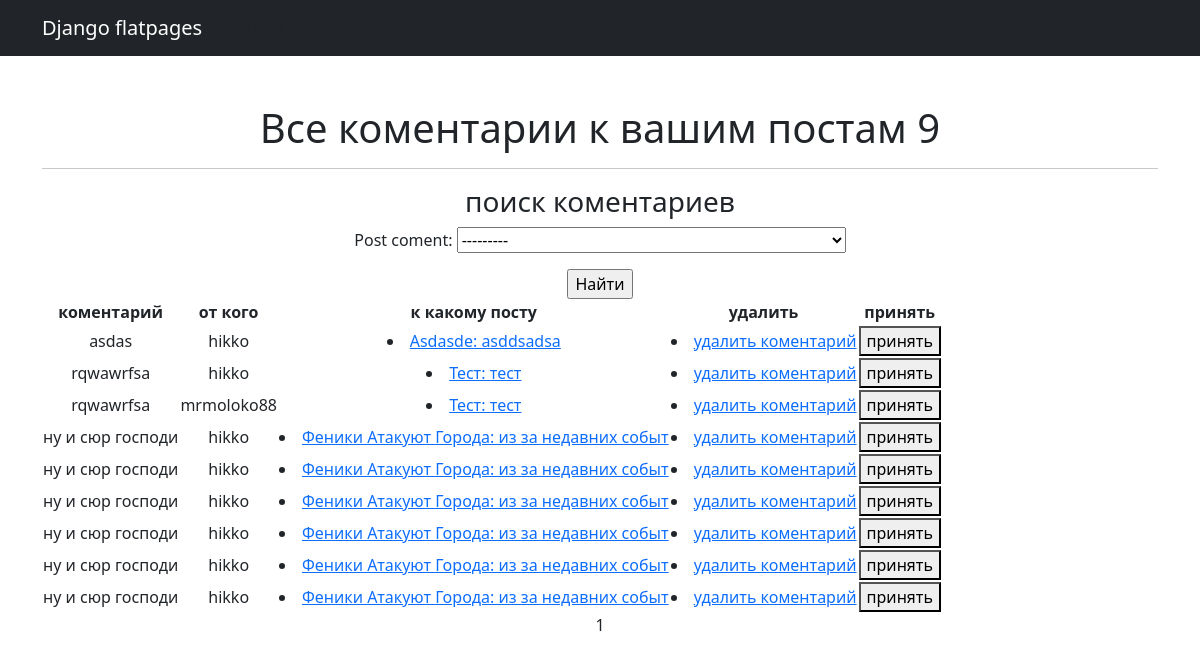
/noticeboard/urcomit/ (signed in), run on an earlier commit of the app's database.
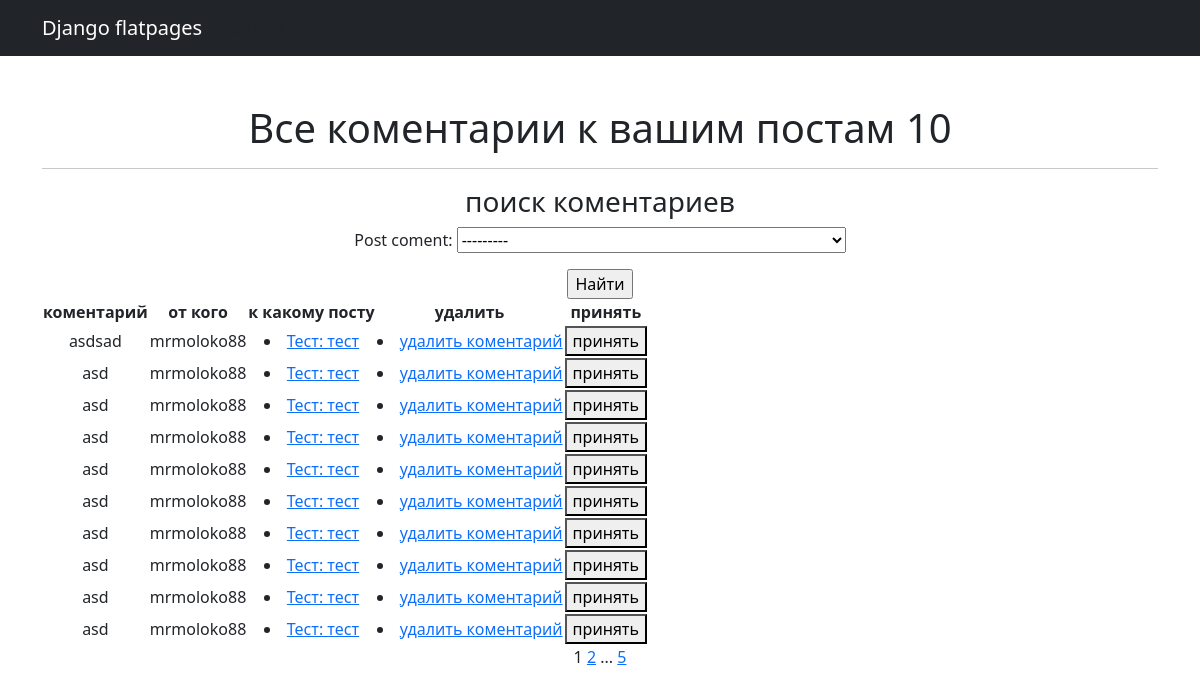
And on a later commit of the database.
### noticeboard/models.py (models this page shows, shortened)
class Coment(models.Model):
    post_coment = models.ForeignKey(Post, on_delete=models.CASCADE)
    user_coment = models.ForeignKey(User, on_delete=models.CASCADE)
    coment_text = models.TextField(max_length=3000)
    date_time = models.DateTimeField(auto_now_add=True)
    status = models.BooleanField(default=False)

class Post(models.Model):
    post_Author = models.ForeignKey(User, on_delete=models.CASCADE)
    data_time = models.DateTimeField(auto_now_add=True)
    category = models.ManyToManyField(Category, through='PostCategory')
    header = models.CharField(max_length=50)
    text = models.TextField(max_length=3000)
    image = models.ImageField(upload_to='images/')
    def __str__(self):
        return f'{self.header.title()}: {self.text[:20]}'
    def get_url(self):
        return f'/noticeboard/{self.id}'

### noticeboard/views.py (the view, shortened to what this page needs)
# urls.py: path('urcomit/', Comituser.as_view(), name='urcomit'),
class Comituser(LoginRequiredMixin, ListView):
    model = Coment
    ordering = '-id'
    template_name = 'comituser.html'
    context_object_name = 'comit'
    paginate_by = 10
    def get_queryset(self):
        queryset = super().get_queryset()
        self.filterset = NewsFilter(self.request.GET, queryset)
        return self.filterset.qs
    def get_context_data(self, **kwargs):
        context = super().get_context_data(**kwargs)
        context['filterset'] = self.filterset
        return context

### templates/comituser.html (shortened to what this page needs)
{% extends 'flatpages/default.html' %}
{% block content %}
<h1>Все коментарии к вашим постам {{comit|length}}</h1>
<hr>
<h3>поиск коментариев</h3>
<form action="" method="get">
    {{ filterset.form.as_p }}
    <input type="submit" value="Найти"/>
</form>
{% if comit%}
<table>
    <tr>
        <td><strong>коментарий</strong></td>
        <td><strong>от кого</strong></td>
        <td><strong>к какому посту</strong></td>
        <td><strong>удалить</strong></td>
        <td><strong>принять</strong></td>
    </tr>
    {% for com in comit%}
    <tr>
        <td>{{ com.coment_text}}</td>
        <td>{{ com.user_coment}}</td>
        <td>
            <li><a href="http://127.0.0.1:8000/{{ com.post_coment.get_url }}">{{com.post_coment}}</a></li>
        </td>
        <td>
            <li><a href="http://127.0.0.1:8000/noticeboard/urcomit/{{ com.pk}}/del">удалить коментарий</a></li>
        </td>
        <td>{{com.prinit}}
            <button name="confirm" value="confirmed">принять</button></td>
    </tr>
    {% endfor %}
</table>
{% else %}
<h1>коментариев нет</h1>
{%endif%}
{{ page_obj.number }}
{% if page_obj.has_next %}
<a href="?page={{ page_obj.next_page_number }}">{{ page_obj.next_page_number }}</a>
{% if paginator.num_pages != page_obj.next_page_number %}
...
<a href="?page={{ page_obj.paginator.num_pages }}">{{ page_obj.paginator.num_pages }}</a>
{% endif %}
{% endif %}
{% endblock content %}

What changed in the data, as far as the page shows it:
removed Coment: coment_text "asdas", user_coment "hikko", post_coment "Asdasde: asddsadsa"
no longer on this page (row unchanged): Coment: coment_text "rqwawrfsa", user_coment "hikko", post_coment "Тест: тест"
no longer on this page (row unchanged): Coment: coment_text "rqwawrfsa", user_coment "mrmoloko88", post_coment "Тест: тест"
removed Coment: coment_text "ну и сюр господи", user_coment "hikko", post_coment "Феники Атакуют Города: из за недавних событ"
removed Coment: coment_text "ну и сюр господи", user_coment "hikko", post_coment "Феники Атакуют Города: из за недавних событ"
removed Coment: coment_text "ну и сюр господи", user_coment "hikko", post_coment "Феники Атакуют Города: из за недавних событ"
removed Coment: coment_text "ну и сюр господи", user_coment "hikko", post_coment "Феники Атакуют Города: из за недавних событ"
removed Coment: coment_text "ну и сюр господи", user_coment "hikko", post_coment "Феники Атакуют Города: из за недавних событ"
no longer on this page (row unchanged): Coment: coment_text "ну и сюр господи", user_coment "hikko", post_coment "Феники Атакуют Города: из за недавних событ"
added Coment: coment_text "asdsad", user_coment "mrmoloko88", post_coment "Тест: тест"
added Coment: coment_text "asd", user_coment "mrmoloko88", post_coment "Тест: тест"
added Coment: coment_text "asd", user_coment "mrmoloko88", post_coment "Тест: тест"
added Coment: coment_text "asd", user_coment "mrmoloko88", post_coment "Тест: тест"
added Coment: coment_text "asd", user_coment "mrmoloko88", post_coment "Тест: тест"
added Coment: coment_text "asd", user_coment "mrmoloko88", post_coment "Тест: тест"
added Coment: coment_text "asd", user_coment "mrmoloko88", post_coment "Тест: тест"
added Coment: coment_text "asd", user_coment "mrmoloko88", post_coment "Тест: тест"
added Coment: coment_text "asd", user_coment "mrmoloko88", post_coment "Тест: тест"
added Coment: coment_text "asd", user_coment "mrmoloko88", post_coment "Тест: тест"
Also different on the page:
{{ comit|length }}: "9" → "10"
{{ page_obj.next_page_number }}: (not shown) → "2"
{{ page_obj.paginator.num_pages }}: (not shown) → "5"
